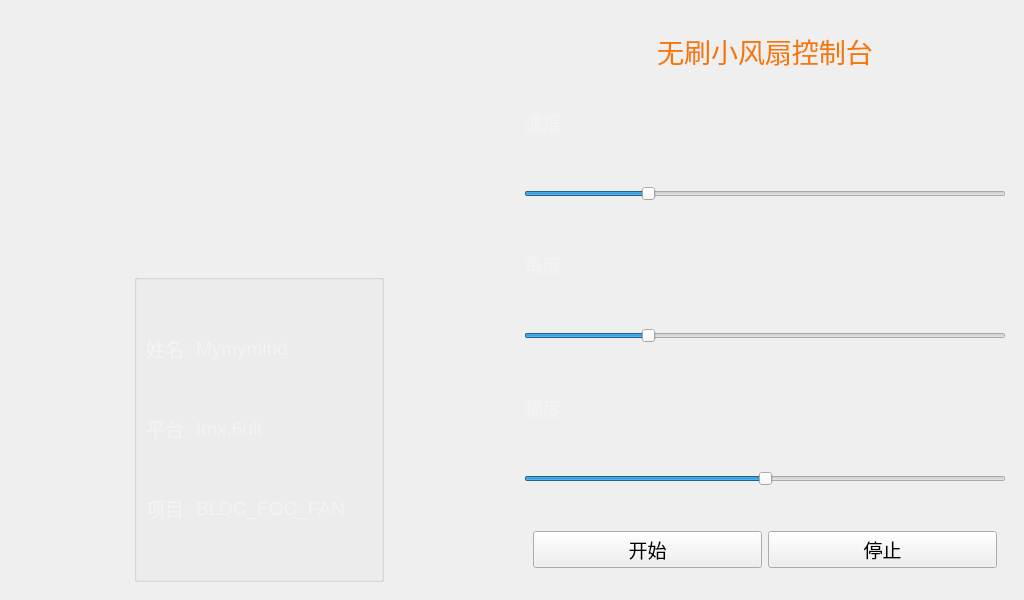
<?xml version="1.0" encoding="UTF-8"?>
<ui version="4.0">
 <class>MainWindow</class>
 <widget class="QMainWindow" name="MainWindow">
  <property name="windowModality">
   <enum>Qt::NonModal</enum>
  </property>
  <property name="geometry">
   <rect>
    <x>0</x>
    <y>0</y>
    <width>1024</width>
    <height>600</height>
   </rect>
  </property>
  <property name="sizePolicy">
   <sizepolicy hsizetype="Ignored" vsizetype="Ignored">
    <horstretch>0</horstretch>
    <verstretch>0</verstretch>
   </sizepolicy>
  </property>
  <property name="minimumSize">
   <size>
    <width>200</width>
    <height>100</height>
   </size>
  </property>
  <property name="windowTitle">
   <string>BLDC_FAN</string>
  </property>
  <property name="toolButtonStyle">
   <enum>Qt::ToolButtonFollowStyle</enum>
  </property>
  <widget class="QWidget" name="centralwidget">
   <layout class="QGridLayout" name="gridLayout">
    <item row="0" column="0">
     <widget class="QWidget" name="widget" native="true">
      <layout class="QGridLayout" name="gridLayout_2">
       <item row="1" column="0">
        <widget class="QGroupBox" name="groupBox">
         <property name="font">
          <font>
           <pointsize>12</pointsize>
          </font>
         </property>
         <property name="title">
          <string/>
         </property>
         <layout class="QGridLayout" name="gridLayout_3">
          <item row="0" column="0">
           <widget class="QLabel" name="label_2">
            <property name="sizePolicy">
             <sizepolicy hsizetype="Fixed" vsizetype="Fixed">
              <horstretch>0</horstretch>
              <verstretch>0</verstretch>
             </sizepolicy>
            </property>
            <property name="font">
             <font>
              <pointsize>14</pointsize>
             </font>
            </property>
            <property name="styleSheet">
             <string notr="true">color: rgb(243, 243, 243);</string>
            </property>
            <property name="text">
             <string>姓名:</string>
            </property>
           </widget>
          </item>
          <item row="1" column="0">
           <widget class="QLabel" name="label_4">
            <property name="sizePolicy">
             <sizepolicy hsizetype="Fixed" vsizetype="Fixed">
              <horstretch>0</horstretch>
              <verstretch>0</verstretch>
             </sizepolicy>
            </property>
            <property name="font">
             <font>
              <pointsize>14</pointsize>
             </font>
            </property>
            <property name="styleSheet">
             <string notr="true">color: rgb(243, 243, 243);</string>
            </property>
            <property name="text">
             <string>平台:</string>
            </property>
           </widget>
          </item>
          <item row="0" column="1">
           <widget class="QLabel" name="label_3">
            <property name="font">
             <font>
              <pointsize>14</pointsize>
             </font>
            </property>
            <property name="styleSheet">
             <string notr="true">color: rgb(243, 243, 243);</string>
            </property>
            <property name="text">
             <string>Mymymind</string>
            </property>
           </widget>
          </item>
          <item row="2" column="1">
           <widget class="QLabel" name="label_7">
            <property name="font">
             <font>
              <pointsize>14</pointsize>
             </font>
            </property>
            <property name="styleSheet">
             <string notr="true">color: rgb(243, 243, 243);</string>
            </property>
            <property name="text">
             <string>BLDC_FOC_FAN</string>
            </property>
           </widget>
          </item>
          <item row="1" column="1">
           <widget class="QLabel" name="label_5">
            <property name="font">
             <font>
              <pointsize>14</pointsize>
             </font>
            </property>
            <property name="styleSheet">
             <string notr="true">color: rgb(243, 243, 243);</string>
            </property>
            <property name="text">
             <string>Imx.6ull</string>
            </property>
           </widget>
          </item>
          <item row="2" column="0">
           <widget class="QLabel" name="label_6">
            <property name="sizePolicy">
             <sizepolicy hsizetype="Fixed" vsizetype="Fixed">
              <horstretch>0</horstretch>
              <verstretch>0</verstretch>
             </sizepolicy>
            </property>
            <property name="font">
             <font>
              <pointsize>14</pointsize>
             </font>
            </property>
            <property name="styleSheet">
             <string notr="true">color: rgb(243, 243, 243);</string>
            </property>
            <property name="text">
             <string>项目:</string>
            </property>
           </widget>
          </item>
         </layout>
        </widget>
       </item>
       <item row="0" column="0">
        <widget class="QLabel" name="label">
         <property name="sizePolicy">
          <sizepolicy hsizetype="Preferred" vsizetype="Preferred">
           <horstretch>0</horstretch>
           <verstretch>0</verstretch>
          </sizepolicy>
         </property>
         <property name="minimumSize">
          <size>
           <width>250</width>
           <height>250</height>
          </size>
         </property>
         <property name="maximumSize">
          <size>
           <width>250</width>
           <height>250</height>
          </size>
         </property>
         <property name="text">
          <string/>
         </property>
         <property name="alignment">
          <set>Qt::AlignCenter</set>
         </property>
        </widget>
       </item>
      </layout>
     </widget>
    </item>
    <item row="0" column="1">
     <widget class="QWidget" name="widget_2" native="true">
      <layout class="QGridLayout" name="gridLayout_4">
       <item row="2" column="0" colspan="6">
        <widget class="QSlider" name="horizontalSlider">
         <property name="sizePolicy">
          <sizepolicy hsizetype="Preferred" vsizetype="Preferred">
           <horstretch>0</horstretch>
           <verstretch>0</verstretch>
          </sizepolicy>
         </property>
         <property name="mouseTracking">
          <bool>true</bool>
         </property>
         <property name="styleSheet">
          <string notr="true"/>
         </property>
         <property name="maximum">
          <number>20</number>
         </property>
         <property name="pageStep">
          <number>0</number>
         </property>
         <property name="sliderPosition">
          <number>5</number>
         </property>
         <property name="tracking">
          <bool>true</bool>
         </property>
         <property name="orientation">
          <enum>Qt::Horizontal</enum>
         </property>
         <property name="invertedAppearance">
          <bool>false</bool>
         </property>
         <property name="invertedControls">
          <bool>false</bool>
         </property>
         <property name="tabletTracking" stdset="0">
          <bool>true</bool>
         </property>
        </widget>
       </item>
       <item row="1" column="0">
        <widget class="QLabel" name="label_8">
         <property name="font">
          <font>
           <pointsize>14</pointsize>
          </font>
         </property>
         <property name="styleSheet">
          <string notr="true">color: rgb(243, 243, 243);</string>
         </property>
         <property name="text">
          <string>速度:</string>
         </property>
        </widget>
       </item>
       <item row="0" column="0" colspan="6">
        <widget class="QLabel" name="label_11">
         <property name="sizePolicy">
          <sizepolicy hsizetype="Minimum" vsizetype="Preferred">
           <horstretch>0</horstretch>
           <verstretch>0</verstretch>
          </sizepolicy>
         </property>
         <property name="minimumSize">
          <size>
           <width>120</width>
           <height>0</height>
          </size>
         </property>
         <property name="font">
          <font>
           <family>Ubuntu</family>
           <pointsize>20</pointsize>
          </font>
         </property>
         <property name="layoutDirection">
          <enum>Qt::LeftToRight</enum>
         </property>
         <property name="styleSheet">
          <string notr="true">color: rgb(245, 121, 0);</string>
         </property>
         <property name="text">
          <string>无刷小风扇控制台</string>
         </property>
         <property name="alignment">
          <set>Qt::AlignCenter</set>
         </property>
        </widget>
       </item>
       <item row="4" column="0" colspan="6">
        <widget class="QSlider" name="horizontalSlider_2">
         <property name="sizePolicy">
          <sizepolicy hsizetype="Preferred" vsizetype="Preferred">
           <horstretch>0</horstretch>
           <verstretch>0</verstretch>
          </sizepolicy>
         </property>
         <property name="mouseTracking">
          <bool>true</bool>
         </property>
         <property name="maximum">
          <number>4000</number>
         </property>
         <property name="pageStep">
          <number>0</number>
         </property>
         <property name="sliderPosition">
          <number>1000</number>
         </property>
         <property name="tracking">
          <bool>true</bool>
         </property>
         <property name="orientation">
          <enum>Qt::Horizontal</enum>
         </property>
         <property name="tabletTracking" stdset="0">
          <bool>true</bool>
         </property>
        </widget>
       </item>
       <item row="6" column="0" colspan="6">
        <widget class="QSlider" name="horizontalSlider_3">
         <property name="sizePolicy">
          <sizepolicy hsizetype="Preferred" vsizetype="Preferred">
           <horstretch>0</horstretch>
           <verstretch>0</verstretch>
          </sizepolicy>
         </property>
         <property name="mouseTracking">
          <bool>true</bool>
         </property>
         <property name="styleSheet">
          <string notr="true"/>
         </property>
         <property name="maximum">
          <number>4000</number>
         </property>
         <property name="pageStep">
          <number>0</number>
         </property>
         <property name="sliderPosition">
          <number>2000</number>
         </property>
         <property name="tracking">
          <bool>true</bool>
         </property>
         <property name="orientation">
          <enum>Qt::Horizontal</enum>
         </property>
         <property name="tabletTracking" stdset="0">
          <bool>true</bool>
         </property>
        </widget>
       </item>
       <item row="3" column="0">
        <widget class="QLabel" name="label_9">
         <property name="font">
          <font>
           <pointsize>14</pointsize>
          </font>
         </property>
         <property name="styleSheet">
          <string notr="true">color: rgb(243, 243, 243);</string>
         </property>
         <property name="text">
          <string>角度:</string>
         </property>
        </widget>
       </item>
       <item row="5" column="0">
        <widget class="QLabel" name="label_10">
         <property name="font">
          <font>
           <pointsize>14</pointsize>
          </font>
         </property>
         <property name="styleSheet">
          <string notr="true">color: rgb(243, 243, 243);</string>
         </property>
         <property name="text">
          <string>幅度:</string>
         </property>
        </widget>
       </item>
       <item row="7" column="0" colspan="6">
        <widget class="QWidget" name="widget_3" native="true">
         <property name="sizePolicy">
          <sizepolicy hsizetype="Preferred" vsizetype="Preferred">
           <horstretch>0</horstretch>
           <verstretch>0</verstretch>
          </sizepolicy>
         </property>
         <layout class="QGridLayout" name="gridLayout_5">
          <item row="0" column="0">
           <widget class="QPushButton" name="pushButton">
            <property name="font">
             <font>
              <pointsize>14</pointsize>
             </font>
            </property>
            <property name="styleSheet">
             <string notr="true"/>
            </property>
            <property name="text">
             <string>开始</string>
            </property>
           </widget>
          </item>
          <item row="0" column="1">
           <widget class="QPushButton" name="pushButton_2">
            <property name="font">
             <font>
              <pointsize>14</pointsize>
             </font>
            </property>
            <property name="styleSheet">
             <string notr="true"/>
            </property>
            <property name="text">
             <string>停止</string>
            </property>
           </widget>
          </item>
         </layout>
        </widget>
       </item>
      </layout>
     </widget>
    </item>
   </layout>
  </widget>
  <widget class="QMenuBar" name="menuBar">
   <property name="geometry">
    <rect>
     <x>0</x>
     <y>0</y>
     <width>1024</width>
     <height>23</height>
    </rect>
   </property>
  </widget>
 </widget>
 <resources/>
 <connections/>
</ui>
